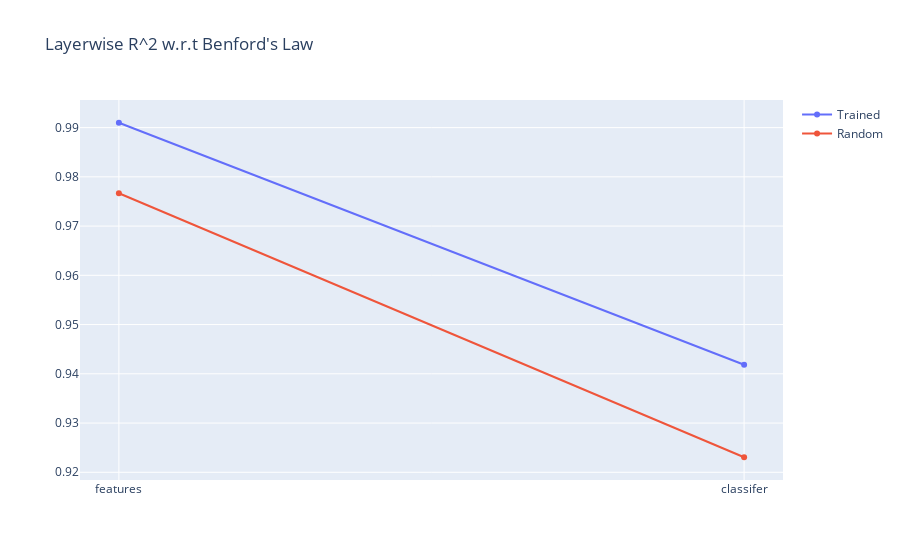

Source (notebook cell):
### Markdown cell above
## Layerwise R^2 from Benford's Law

### Code cell
plot_model_layerwise(untrained, trained, "Layerwise R^2 w.r.t Benford's Law",
                    layer_names=["features", "classifer"])

### Figure 1 — Plotly figure (JSON) as saved in the notebook; plotly's stock layout.template omitted (floating-point values rounded to 4 significant figures)
{"data": [{"name": "Trained", "type": "scatter", "x": ["features", "classifer"], "y": [0.991, 0.9418]}, {"name": "Random", "type": "scatter", "x": ["features", "classifer"], "y": [0.9767, 0.9231]}], "layout": {"barmode": "group", "title": {"text": "Layerwise R^2 w.r.t Benford's Law"}}}
